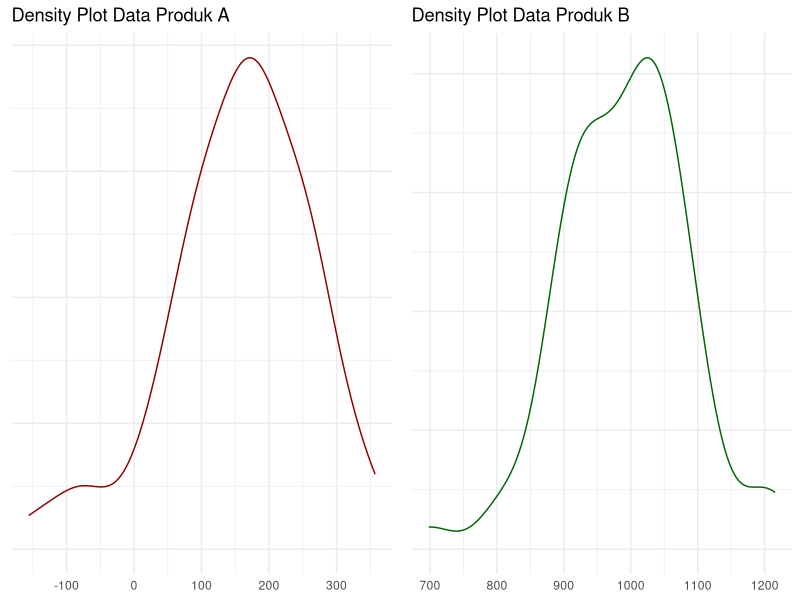
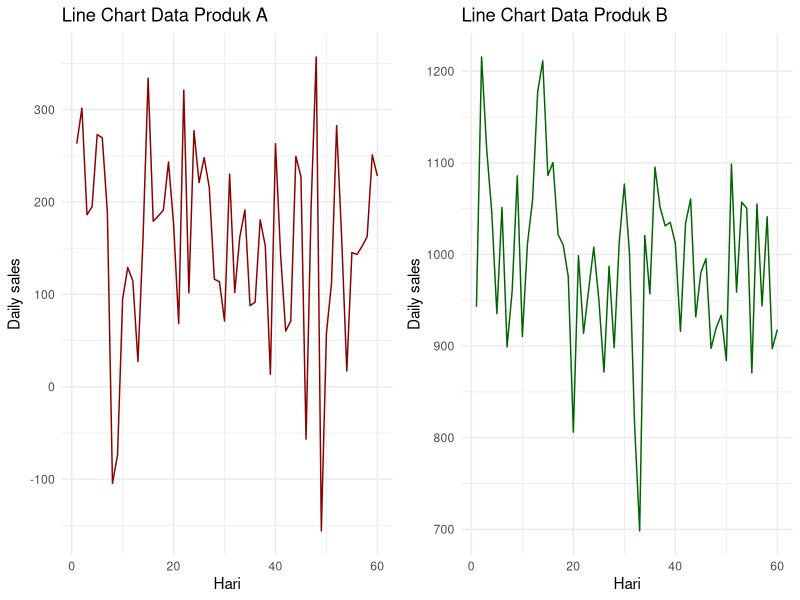
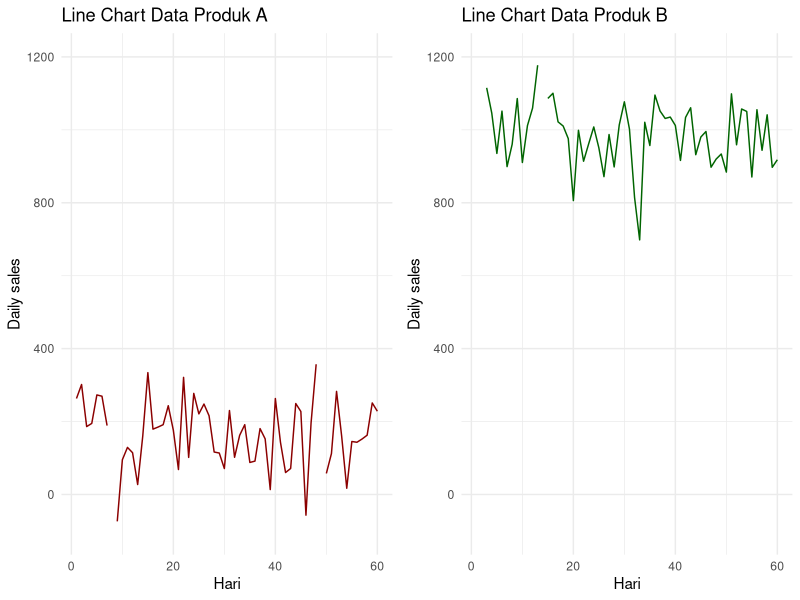

Recreate these plots in R, in order.
## ---- chunk 1
knitr::opts_chunk$set(echo = TRUE)
## ---- chunk 2
rm(list=ls())

library(dplyr)
library(ggplot2)
library(ggpubr)

n = 60
A = rnorm(n,mean = 150,sd = 100)
B = rnorm(n,mean = 1000,sd = 100)

df = data.frame(id = 1:n,
                A = round(A,1),
                B = round(B,1))

df %>% rename("hari_ke" = id) %>% knitr::kable()
## ---- chunk 3
plt1 = 
  df %>%
  ggplot(aes(x = A)) +
  geom_density(color = "darkred") +
  labs(title = "Density Plot Data Produk A") +
  theme_minimal() +
  theme(axis.text.y = element_blank(),
        axis.title = element_blank())

plt2 = 
  df %>%
  ggplot(aes(x = B)) +
  geom_density(color = "darkgreen") +
  labs(title = "Density Plot Data Produk B") +
  theme_minimal() +
  theme(axis.text.y = element_blank(),
        axis.title = element_blank())

ggarrange(plt1,plt2,ncol = 2)
## ---- chunk 4
plt3 = 
  df %>% 
  ggplot(aes(x = id,
             y = A)) +
  geom_line(group = 1,color = "darkred") +
  labs(x = "Hari",
       y = "Daily sales",
       title = "Line Chart Data Produk A") +
  theme_minimal()

plt4 = 
  df %>% 
  ggplot(aes(x = id,
             y = B)) +
  geom_line(group = 1,color = "darkgreen") +
  labs(x = "Hari",
       y = "Daily sales",
       title = "Line Chart Data Produk B") +
  theme_minimal()

ggarrange(plt3,plt4,ncol = 2)
## ---- chunk 5
plt3 = 
  df %>% 
  ggplot(aes(x = id,
             y = A)) +
  geom_line(group = 1,color = "darkred") +
  labs(x = "Hari",
       y = "Daily sales",
       title = "Line Chart Data Produk A") +
  theme_minimal() +
  ylim(-100,1200)

plt4 = 
  df %>% 
  ggplot(aes(x = id,
             y = B)) +
  geom_line(group = 1,color = "darkgreen") +
  labs(x = "Hari",
       y = "Daily sales",
       title = "Line Chart Data Produk B") +
  theme_minimal() +
  ylim(-100,1200)

ggarrange(plt3,plt4,ncol = 2)
